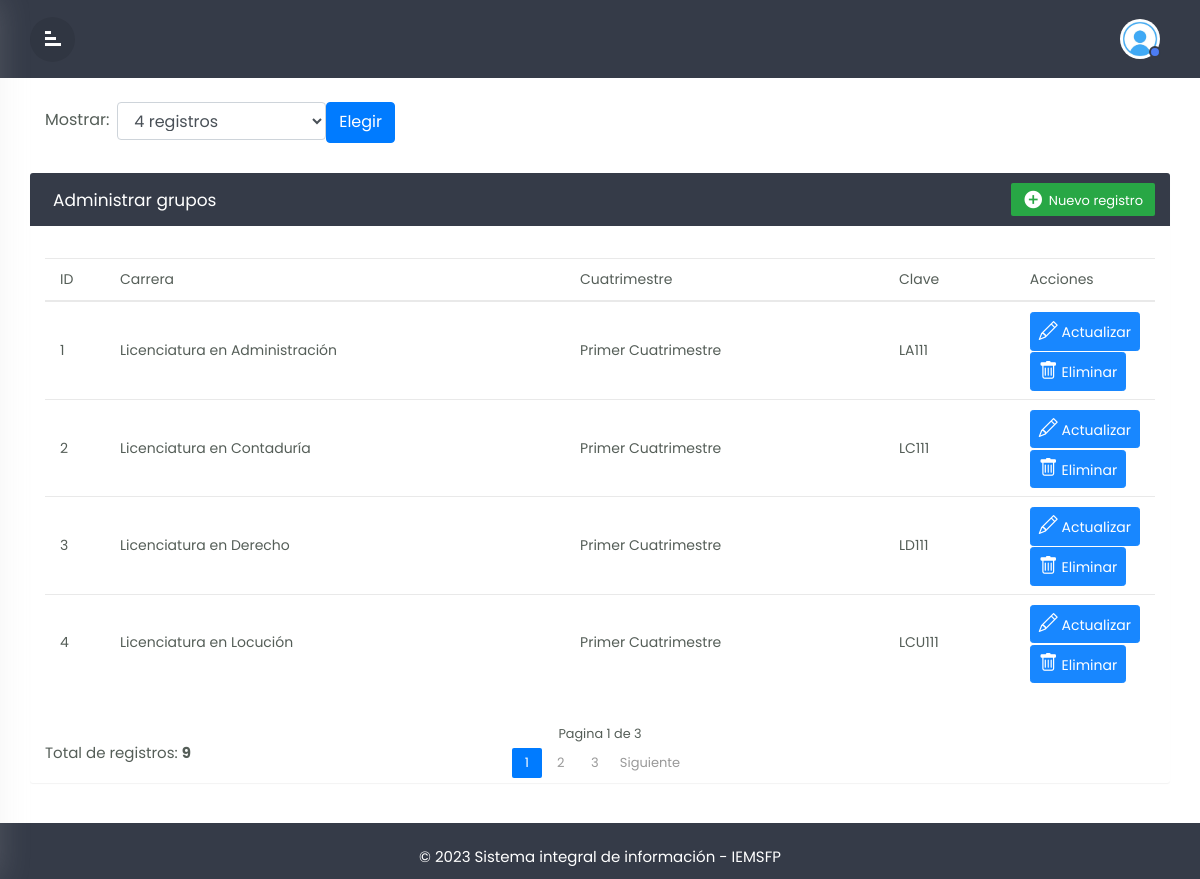
/grupos, run on the app's committed database.
### models.py (models this page shows)
class Grupos(Database):
    __tablename__ = 'grupos'
    id = Column(Integer, primary_key=True)
    clave = Column(String(5))
    carrera_id = Column(Integer, ForeignKey('carreras.id'))
    carrera = relationship("Carreras")
    cuatrimestre_id = Column(Integer, ForeignKey('cuatrimestres.id'))
    cuatrimestre = relationship("Cuatrimestres")

class Carreras(Database):
    __tablename__ = 'carreras'
    id = Column(Integer, primary_key=True)
    nombre = Column(String(54))
    rvoe = Column(String(10))

class Cuatrimestres(Database):
    __tablename__ = 'cuatrimestres'
    id = Column(Integer, primary_key=True)
    nombre = Column(String(54))

### server.py (the view, shortened to what this page needs)
@app.route('/grupos', methods=['GET', 'POST'])
def admin_grupos():
    cuatrimestres = db_session.query(models.Cuatrimestres).all()
    carreras = db_session.query(models.Carreras).all()
    grupos = db_session.query(models.Grupos).all()
    records_por_pagina = int(request.args.get('records', 4))  # Si no se proporciona, se mostrarán 4 registros por página
    page = request.args.get('page')
    page = int(page) if (page and page != '') else 1
    total_records = len(grupos)
    pages_count = ceil(total_records / records_por_pagina)
    page_offset = (page - 1) * records_por_pagina
    page_limit = page_offset + records_por_pagina
    grupos_paginados = grupos[page_offset:page_limit]
    args = {'arg1': 'valor1', 'arg2': 'valor2'}
    return render_template('grupos/home_grupos.html', grupos=grupos_paginados,
                                                      page=page,
                                                      pages_count=pages_count,
                                                      args=args,
                                                      carreras=carreras,
                                                      cuatrimestres=cuatrimestres,
                                                      page_offset=page_offset,
                                                      page_limit=page_limit,
                                                      total_records=total_records,
                                                      records_por_pagina=records_por_pagina)

### templates/grupos/home_grupos.html (shortened to what this page needs)
{% extends 'base.html' %}
{% block contenido%}
<div class="wrapper">
    <div id="content">
        <div class="top-navbar">
            <div class="xp-topbar">
                <div class="row">
                <div
                    class="col-2 col-md-1 col-lg-1 order-2 order-md-1 align-self-center"
                >
                    <div class="xp-menubar">
                    <span class="material-icons text-white"
                        >signal_cellular_alt
                    </span>
                    </div>
                </div>
                <div class="col-md-5 col-lg-7 order-3 order-md-2">
                </div>
                <div class="col-10 col-md-6 col-lg-4 order-1 order-md-3">
                    <div class="xp-profilebar text-right">
                    <nav class="navbar p-0">
                        <ul class="nav navbar-nav flex-row ml-auto">
                        <li class="nav-item dropdown">
                            <a class="nav-link" href="#" data-toggle="dropdown">
                            <img
                                src="{{ url_for('static', filename='img/user.jpg') }}"
                                style="width: 40px; border-radius: 50%"
                            />
                            <span class="xp-user-live"></span>
                            </a>
                        </li>
                        </ul>
                    </nav>
                    </div>
                </div>
                </div>
            </div>
        </div>
        <div class="container">
          <div class="row mt-4">
              <div class="col-md-4">
                  <form action="/grupos" method="get" class="d-flex" id="myForm">
                    <label for="recordsPerPage" class="mt-1 mr-2 align-self-center">Mostrar:</label>
                    <select class="form-control" name="records" id="recordsPerPage">
                      <option value="4">4 registros</option>
                    </select>
                    <input type="submit" class="btn btn-primary" value="Elegir">
                  </form>
              </div>
          </div>
        </div>
        <div class="main-content">
            <div class="row">
                <div class="col-md-12">
                <div class="table-wrapper">
                    <div class="table-title">
                        <div class="row">
                            <div class="col-sm-6 p-0 d-flex justify-content-lg-start text-center">
                                <h2 class="ml-lg-2">Administrar grupos</h2>
                            </div>
                            <div class="col-sm-6 p-0 d-flex justify-content-lg-end justify-content-center">
                              <button type="button" class="btn btn-success" data-toggle="modal" data-target="#nuevo_grupo">
                                <i class="material-icons">&#xE147;</i><span>Nuevo registro</span>
                              </button>
                            </div>
                        </div>
                    </div>
                    <div class="col-md-12">
                        <div class="row justify-content-center mt-3">
                            {% include 'grupos/grupos.html' %}
                        </div>
                    </div>
                  <div class="container">
                      <div class="row">
                        <div class="col-md-3">
                          <div class="hint-text">
                            <p>Total de registros: <b>{{ total_records }}</b></p>
                          </div>
                        </div>
                        <div class="col-md-6">
                          <div class="row justify-content-center">
                            <div class="col-md-auto">
                              {% include 'grupos/paginate_grupos.html' %}
                            </div>
                          </div>
                        </div>
                        <div class="col-md-3">
                        </div>
                      </div>
                  </div>
                </div>
              </div>
            </div>
        </div>
          {% include 'footer.html' %}
    </div>
</div>
{% endblock %}

### templates/grupos/grupos.html (shortened to what this page needs)
<div class="col-md-12">
    <div class="table-responsive mt-3">
        <table class="table">
            <thead>
                <tr>
                    <th>ID</th>
                    <th>Carrera</th>
                    <th>Cuatrimestre</th>
                    <th>Clave</th>
                    <th>Acciones</th>
                </tr>
            </thead>
            <tbody>
                {% for grupo in grupos %}
                    <tr>
                        <th scope="col">{{ grupo.id }}</th>
                        <td>{{ grupo.carrera.nombre }}</td>
                        <td>{{ grupo.cuatrimestre.nombre }}</td>
                        <td>{{ grupo.clave }}</td>
                        <td>
                            <button type="button" class="btn btn-primary btn-sm" data-toggle="modal" data-target="#actualizar-grupo-modal-{{ grupo.id }}"><i class="bi bi-pencil"></i> Actualizar</button>
                            <button type="button" class="btn btn-primary btn-sm" data-toggle="modal" data-target="#eliminar-grupo-modal-{{ grupo.id }}"><i class="bi bi-trash"></i> Eliminar</button>
                        </td>
                    </tr>
                {% endfor %}
            </tbody>
        </table>
    </div>
</div>

### static/css/custom.css (style rules this page uses)
body,html { line-height:1.8; font-family:'Poppins',sans-serif; color:#555e58; font-weight:400; margin:0px; padding:0px; }
.material-icons { font-family: 'Material Icons'; font-weight: normal; font-style: normal; font-size: 24px; display: inline-block; line-height: 1; text-transform: none; letter-spacing: normal; word-wrap: normal; white-space: nowrap; direction: ltr; -webkit-font-smoothing: antialiased; text-rendering: optimizeLegibility; -moz-osx-font-smoothing: grayscale; font-feature-settings: 'liga'; }
h1,h2,h3,h4,h5,h6,.h1,.h3,.h4 { font-weight:400; line-height:1.5em; }
p { font-size:15px; margin:12px 0 0; line-height:24px; }
a { color:#333; font-weight:400; }
button { cursor:pointer; }
ul,ol { padding:0px; margin:0px; list-style:none; }
a,a:hover,a:focus { color:#333; text-decoration:none; transition:all 0.3s; }
.wrapper { position:relative; width:100%; overflow:auto; }
@media only screen and (min-width:992px) { #content { width:calc(100% - 260px); position:relative; float:right; transition:all 0.3s; } }
@media only screen and (min-width:992px) { #content.active { width:100%; } }
#content { position:relative; transition:all 0.5s; background-attachment:#f9fafc; }
.top-navbar { width:100%; z-index:9; position:relative; padding:15px 30px; background-color:#353b48; }
.main-content { padding: 0px 30px 0px 30px; }
.navbar { background-color:#353B48; color:#fff; }
.xp-menubar { border-radius:50%; width:45px; height:45px; line-height:45px; text-align:center; margin-right:20px; border:none; color:#fff; cursor:pointer; background-color:rgba(0,0,0,0.09); }
.xp-menubar span { margin:9px; padding:0px; transform:rotate(90deg); }
.navbar-nav > li > a { color:#fff; }
.navbar-nav li a { position:relative; display:block; padding:4px 10px!important; }
.xp-user-live { position:absolute; bottom:5px; right:9px; width:12px; height:12px; border-radius:50%; border:2px solid #353b48; background-color:#4c7cf3; }
.table-wrapper { background-color: #fff; margin:6px 0px 40px 0px; width: 100%; overflow: auto; border-radius: 3px; box-shadow: 0 1px 1px rgb(0 0 0 / 5%); }
.table-title { background:#353b48; color:#fff; position:sticky; top:0; width:100%; left:0; padding:10px 30px; border-radius:0px 0px 0 0; }
.table-title h2 { margin:5px 0 0; font-size:17px; }
.table-title .btn { color:#fff; float:right; font-size:13px; border:none; min-width:50px; border-radius:2px; border:none; outline:none!important; margin-left:10px; }
.table-title .btn i { float:left; font-size:21px; margin-right:5px; }
.table-title .btn span { float:left; margin-top:2px; }
table.table tr th, table.table tr td { border-color:#e9e9e9; padding:8px 15px; font-size:14px; font-weight: 400; vertical-align:middle; }
table.table tr th:first-child { width:60px; }
table.table tr th:last-child { width:100px; }
table.table td:last-child { opacity:0.9; font-size:22px; margin:0px 5px; }
table.table td i { font-size:19px; }
.hint-text { float:left; margin-top:10px; font-size:13px; }

### data on the page
Grupos: id "1", carrera.nombre "Licenciatura en Administración", cuatrimestre.nombre "Primer Cuatrimestre", clave "LA111"
Grupos: id "2", carrera.nombre "Licenciatura en Contaduría", cuatrimestre.nombre "Primer Cuatrimestre", clave "LC111"
Grupos: id "3", carrera.nombre "Licenciatura en Derecho", cuatrimestre.nombre "Primer Cuatrimestre", clave "LD111"
Grupos: id "4", carrera.nombre "Licenciatura en Locución", cuatrimestre.nombre "Primer Cuatrimestre", clave "LCU111"

### other printed values
{{ total_records }} "9"
{{ page }} "1"
{{ pages_count }} "3"
{{ i+1 }} "1" "2" "3"
